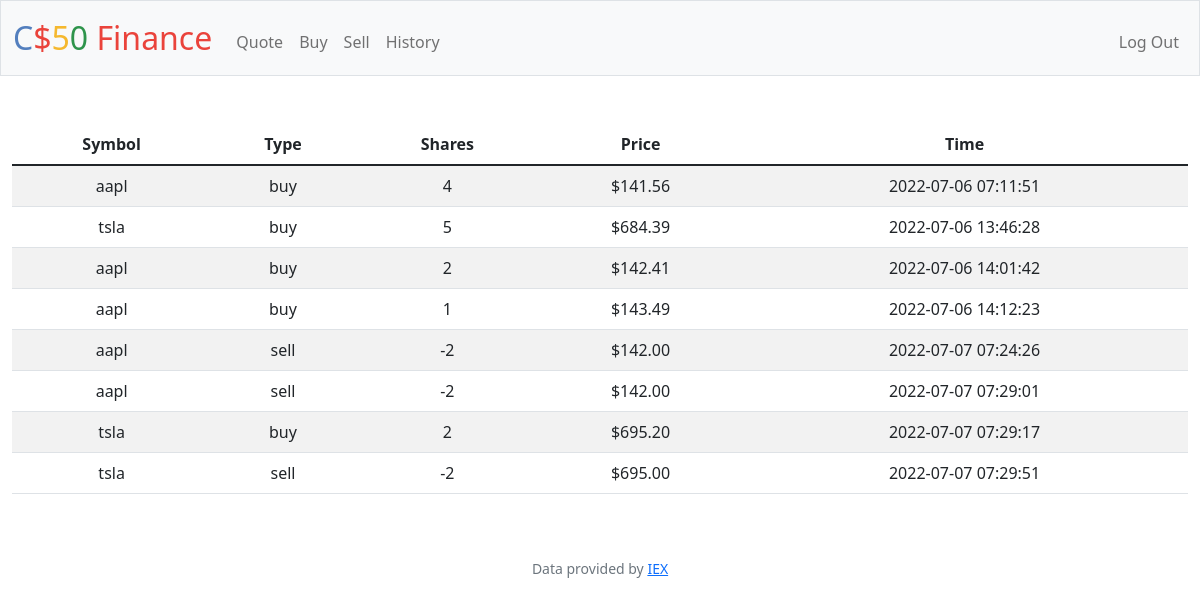
Screenshot of /history (signed in) with the database file from the repository.
### tables this page shows
CREATE TABLE transactions (
        id INTEGER PRIMARY KEY AUTOINCREMENT,
        user_id INTEGER NOT NULL,
        name TEXT NOT NULL,
        shares INTEGER NOT NULL,
        price NUMERIC NOT NULL,
        type TEXT NOT NULL,
        symbol TEXT NOT NULL,
        time TIMESTAMP DEFAULT CURRENT_TIMESTAMP
);

### Own_pset9/app.py (the view)
@app.route("/history")
@login_required
def history():
    user_id = session["user_id"]
    transactions = db.execute("SELECT symbol, type, shares, price, time FROM transactions WHERE user_id = ?", user_id)
    return render_template("history.html", usd=usd, transactions=transactions)

### Own_pset9/app.py (called while the page is built)
@app.after_request
def after_request(response):
    response.headers["Cache-Control"] = "no-cache, no-store, must-revalidate"
    response.headers["Expires"] = 0
    response.headers["Pragma"] = "no-cache"
    return response

### Own_pset9/helpers.py (called while the page is built)
def login_required(f):
    @wraps(f)
    def decorated_function(*args, **kwargs):
        if session.get("user_id") is None:
            return redirect("/login")
        return f(*args, **kwargs)
    return decorated_function

def usd(value):
    return f"${value:,.2f}"

### Own_pset9/templates/history.html (shortened to what this page needs)
{% extends "layout.html" %}
{% block main %}
    <table class="table table-striped">
        <thead>
            <tr>
                <th>Symbol</th>
                <th>Type</th>
                <th>Shares</th>
                <th>Price</th>
                <th>Time</th>
            </tr>
        </thead>
        <tbody>
            {% for transaction in transactions %}
                <tr>
                    <td>{{ transaction["symbol"] }}</td>
                    <td>{{ transaction["type"] }}</td>
                    <td>{{ transaction["shares"] }}</td>
                    <td>{{ usd(transaction["price"]) }}</td>
                    <td>{{ transaction["time"] }}</td>
                </tr>
            {% endfor %}
        </tbody>
    </table>
{% endblock %}

### rows the page displays
transactions: price "$141.56"
transactions: price "$684.39"
transactions: price "$142.41"
transactions: price "$143.49"
transactions: price "$142.00"
transactions: price "$142.00"
transactions: price "$695.20"
transactions: price "$695.00"
